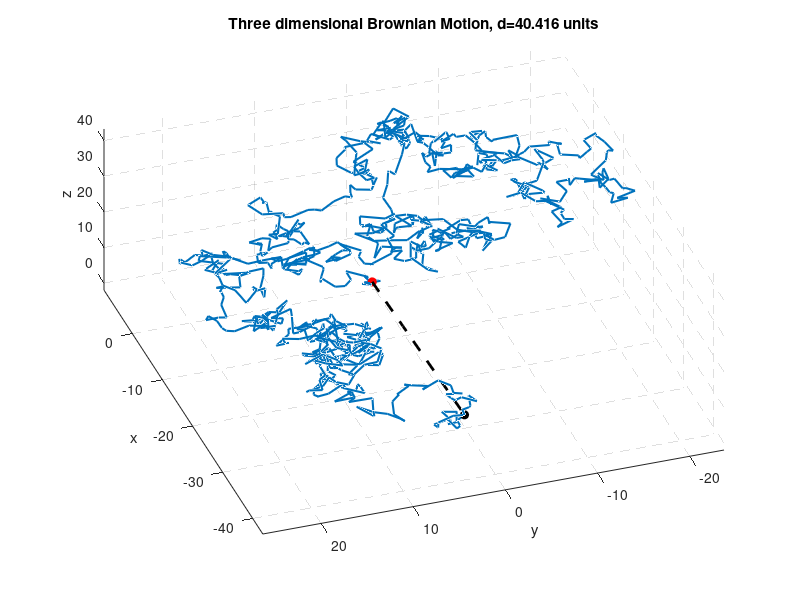

MATLAB code for this plot:
% This simulation illustrates a fast implementation of three dimensional
% Brownian motion, the output is the Euclidean distance between initial
% and final positions.
% To calculate the mean value of T runs, run the following code in the 
% Command window :
%
% >>T=100;
% >> for n=1:T
% >>Brownianmotion;
% >>close;
% >>D(n)=d;
% >>end
% >>figure; plot(D),title(' Distance ');
% >>dd=mean(D)
% (c) Youssef Khmou, Applied mathematics, may 2015.
N=1000;
x=cumsum(randn(1,N));
y=cumsum(randn(1,N));
z=cumsum(randn(1,N));
h=figure;
view(3);
set(gca,'GridLineStyle','--')
hold on;
plot3(x,y,z,'LineWidth',1.5)
axis([min(x) max(x) min(y) max(y) min(z) max(z)]);
xlabel('x');
ylabel('y');
zlabel('z');
% initial radius
r0=[x(1) y(1) z(1)];
% final radius
rf=[x(end) y(end) z(end)];
plot3(r0(1),r0(2),r0(3),'or','MarkerFaceColor','r');
plot3(rf(1),rf(2),rf(3),'ok','MarkerFaceColor','k');
% Line of Sight between initial and final state
xx=linspace(r0(1),rf(1),10);
yy=linspace(r0(2),rf(2),10);
zz=linspace(r0(3),rf(3),10);
plot3(xx,yy,zz,'k--','LineWidth',2);
grid on;
% Distance
d=sqrt(sum((rf-r0).^2));
Information=strcat('Three dimensional Brownian Motion, d=',num2str(d),' units');
title(Information ,'FontWeight','bold');
view(-109,58);